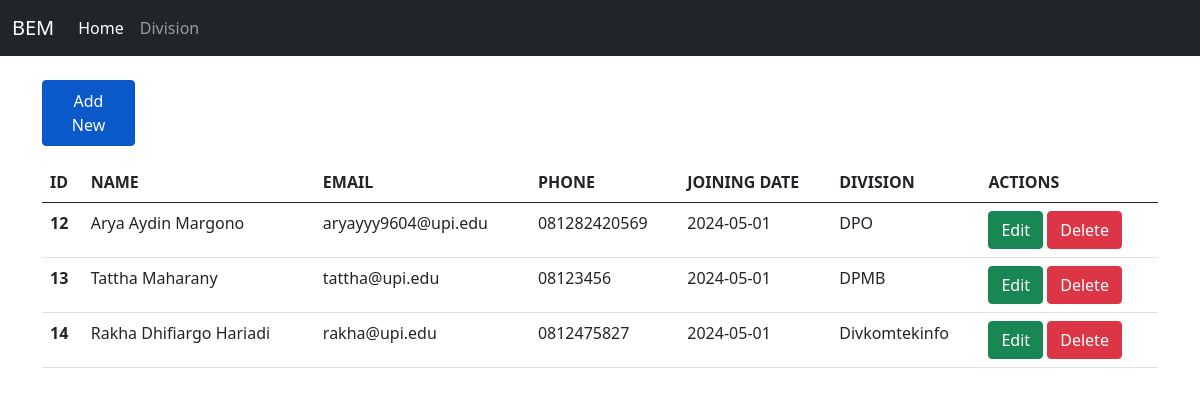
/tp_mvc/index.php, run on the app's committed database.
### tables this page shows
CREATE TABLE `members`  (
  `id` int NOT NULL AUTO_INCREMENT,
  `name` varchar(255) NOT NULL,
  `email` varchar(255) NOT NULL,
  `phone` varchar(255) NOT NULL,
  `join_date` date NOT NULL DEFAULT current_timestamp,
  `id_division` int NULL DEFAULT NULL,
  PRIMARY KEY (`id`) USING BTREE,
  INDEX `id_division`(`id_division` ASC) USING BTREE,
  CONSTRAINT `members_ibfk_1` FOREIGN KEY (`id_division`) REFERENCES `division` (`id`) ON DELETE SET NULL ON UPDATE CASCADE
);

CREATE TABLE `division`  (
  `id` int NOT NULL AUTO_INCREMENT,
  `name` varchar(255) NOT NULL,
  `abbr` varchar(255) NOT NULL,
  PRIMARY KEY (`id`) USING BTREE
);

### tp_mvc/controllers/Members.controller.php (called while the page is built, shortened)
<?php
include_once("views/Members.view.php");
class MembersController {
  private $members;
  private $view;
  function __construct(){
    $this->members = new Members(Conf::$db_host, Conf::$db_user, Conf::$db_pass, Conf::$db_name);
    $this->view = new MembersView();
  }
  public function index() {
    $this->members->open();
    $this->members->getMembersJoin();
    $data = array();
    while($row = $this->members->getResult()){
      array_push($data, $row);
    }
    $this->view->render($data);
  }
}

### tp_mvc/models/DB.class.php (called while the page is built, shortened)
<?php
class DB
{
    var $db_host = "";
    var $db_user = "";
    var $db_pass = "";
    var $db_name = "";
    var $db_link = "";
    function __construct($db_host, $db_user, $db_pass, $db_name)
    {
        $this->db_host = $db_host;
        $this->db_user = $db_user;
        $this->db_pass = $db_pass;
        $this->db_name = $db_name;
    }
    function open()
    {
        $this->db_link = mysqli_connect($this->db_host, $this->db_user, $this->db_pass, $this->db_name);
    }
    function execute($query)
    {
        $this->result = mysqli_query($this->db_link, $query);
        return $this->result;
    }
}
?>

### tp_mvc/models/Members.class.php (called while the page is built, shortened)
<?php
class Members extends DB
{
    function getMembersJoin()
    {
        $query = "SELECT members.*, division.abbr  FROM members LEFT JOIN division ON members.id_division=division.id";
        return $this->execute($query);
    }
}

### tp_mvc/views/Members.view.php (the view, shortened to what this page needs)
<?php
  class MembersView{
    public function render($data){
        $dataHeader = "
        <tr>
            <th>ID</th>
            <th>NAME</th>
            <th>EMAIL</th>
            <th>PHONE</th>
            <th>JOINING DATE</th>
            <th>DIVISION</th>
            <th>ACTIONS</th>
        </tr>
        ";
        $dataMembers = null;
        foreach($data as $row){
            $dataMembers .= "
            <tr>
                <th>$row[id]</th>
                <td>$row[name]</td>
                <td>$row[email]</td>
                <td>$row[phone]</td>
                <td>$row[join_date]</td>
                <td>$row[abbr]</td>
                <td>
                    <a class='btn btn-success' href='edit_members.php?id_edit=$row[id]'>Edit</a>
                    <a class='btn btn-danger' href='index.php?id_hapus=$row[id]'>Delete</a>
                </td>
            </tr>
            ";
        }
    }
  }

### tp_mvc/index.php
<?php
include_once("models/Template.class.php");
include_once("models/DB.class.php");
include_once("controllers/Members.controller.php");
$members = new MembersController();
if (!empty($_GET['id_hapus'])) {
    $id = $_GET['id_hapus'];
    $members->delete($id);
}
else{
    $members->index();
}

### tp_mvc/models/Template.class.php (shortened to what this page needs)
<?php
class Template
{
    var $content = '';
    function __construct($filename='')
    {
        $this->content = implode('', @file($filename));
    }
    function clear()
    {
        $this->content = preg_replace("/DATA_[A-Z|_|0-9]+/", "", $this->content);
    }
    function write()
    {
        print $this->content;
    }
    function replace($old = '', $new = '')
    {
        if (is_int($new)) {
            $value = sprintf("%d", $new);
        }
        elseif (is_float($new)) {
            $value = sprintf("%f", $new);
        }
        elseif (is_array($new)) {
            $value = '';
            foreach ($new as $item) {
                $value .= $item. ' ';
            }
        }
        else {
            $value = $new;
        }
        $this->content = preg_replace("/$old/", $value, $this->content);
    }
}
?>

### data on the page
members: id "12", name "Arya Aydin Margono", email "aryayyy9604@upi.edu", phone "081282420569", join_date "2024-05-01", id_division.abbr "DPO"
members: id "13", name "Tattha Maharany", email "tattha@upi.edu", phone "08123456", join_date "2024-05-01", id_division.abbr "DPMB"
members: id "14", name "Rakha Dhifiargo Hariadi", email "rakha@upi.edu", phone "0812475827", join_date "2024-05-01", id_division.abbr "Divkomtekinfo"

### other printed values
$this->content "BEM Home Division Add New"
